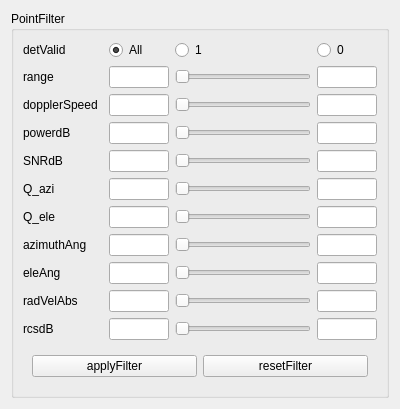
       <widget class="QWidget" name="widget_3" native="true">
        <property name="sizePolicy">
         <sizepolicy hsizetype="Fixed" vsizetype="Expanding">
          <horstretch>0</horstretch>
          <verstretch>0</verstretch>
         </sizepolicy>
        </property>
        <property name="minimumSize">
         <size>
          <width>400</width>
          <height>0</height>
         </size>
        </property>
        <property name="maximumSize">
         <size>
          <width>400</width>
          <height>16777215</height>
         </size>
        </property>
        <property name="styleSheet">
         <string notr="true"/>
        </property>
        <layout class="QVBoxLayout" name="verticalLayout_5">
         <item>
          <widget class="QGroupBox" name="groupBox">
           <property name="title">
            <string>PointFilter</string>
           </property>
           <layout class="QVBoxLayout" name="verticalLayout_6">
            <property name="topMargin">
             <number>9</number>
            </property>
            <item>
             <layout class="QGridLayout" name="gridLayout_2">
              <item row="6" column="0">
               <widget class="QLabel" name="Q_ele">
                <property name="sizePolicy">
                 <sizepolicy hsizetype="Fixed" vsizetype="Preferred">
                  <horstretch>80</horstretch>
                  <verstretch>0</verstretch>
                 </sizepolicy>
                </property>
                <property name="minimumSize">
                 <size>
                  <width>80</width>
                  <height>0</height>
                 </size>
                </property>
                <property name="text">
                 <string>Q_ele</string>
                </property>
               </widget>
              </item>
              <item row="1" column="3">
               <widget class="QLineEdit" name="rangemax">
                <property name="sizePolicy">
                 <sizepolicy hsizetype="Expanding" vsizetype="Fixed">
                  <horstretch>0</horstretch>
                  <verstretch>0</verstretch>
                 </sizepolicy>
                </property>
                <property name="minimumSize">
                 <size>
                  <width>60</width>
                  <height>0</height>
                 </size>
                </property>
                <property name="maximumSize">
                 <size>
                  <width>60</width>
                  <height>16777215</height>
                 </size>
                </property>
               </widget>
              </item>
              <item row="2" column="2">
               <widget class="QxtSpanSlider" name="dopplerSpeedslider">
                <property name="sizePolicy">
                 <sizepolicy hsizetype="Expanding" vsizetype="Expanding">
                  <horstretch>0</horstretch>
                  <verstretch>0</verstretch>
                 </sizepolicy>
                </property>
                <property name="orientation">
                 <enum>Qt::Horizontal</enum>
                </property>
               </widget>
              </item>
              <item row="6" column="2">
               <widget class="QxtSpanSlider" name="Q_eleSlider">
                <property name="sizePolicy">
                 <sizepolicy hsizetype="Expanding" vsizetype="Expanding">
                  <horstretch>0</horstretch>
                  <verstretch>0</verstretch>
                 </sizepolicy>
                </property>
                <property name="orientation">
                 <enum>Qt::Horizontal</enum>
                </property>
               </widget>
              </item>
              <item row="2" column="3">
               <widget class="QLineEdit" name="dopplerSpeedmax">
                <property name="minimumSize">
                 <size>
                  <width>60</width>
                  <height>0</height>
                 </size>
                </property>
                <property name="maximumSize">
                 <size>
                  <width>60</width>
                  <height>16777215</height>
                 </size>
                </property>
                <property name="alignment">
                 <set>Qt::AlignCenter</set>
                </property>
               </widget>
              </item>
              <item row="0" column="0">
               <widget class="QLabel" name="detValid">
                <property name="sizePolicy">
                 <sizepolicy hsizetype="Fixed" vsizetype="Preferred">
                  <horstretch>80</horstretch>
                  <verstretch>0</verstretch>
                 </sizepolicy>
                </property>
                <property name="minimumSize">
                 <size>
                  <width>80</width>
                  <height>0</height>
                 </size>
                </property>
                <property name="text">
                 <string>detValid</string>
                </property>
               </widget>
              </item>
              <item row="8" column="0">
               <widget class="QLabel" name="eleAng">
                <property name="sizePolicy">
                 <sizepolicy hsizetype="Fixed" vsizetype="Preferred">
                  <horstretch>80</horstretch>
                  <verstretch>0</verstretch>
                 </sizepolicy>
                </property>
                <property name="minimumSize">
                 <size>
                  <width>80</width>
                  <height>0</height>
                 </size>
                </property>
                <property name="text">
                 <string>eleAng</string>
                </property>
               </widget>
              </item>
              <item row="5" column="1">
               <widget class="QLineEdit" name="Q_azimin">
                <property name="sizePolicy">
                 <sizepolicy hsizetype="Expanding" vsizetype="Fixed">
                  <horstretch>0</horstretch>
                  <verstretch>0</verstretch>
                 </sizepolicy>
                </property>
                <property name="minimumSize">
                 <size>
                  <width>60</width>
                  <height>0</height>
                 </size>
                </property>
                <property name="maximumSize">
                 <size>
                  <width>60</width>
                  <height>16777215</height>
                 </size>
                </property>
                <property name="alignment">
                 <set>Qt::AlignCenter</set>
                </property>
               </widget>
              </item>
              <item row="9" column="3">
               <widget class="QLineEdit" name="radVelAbsmax">
                <property name="minimumSize">
                 <size>
                  <width>60</width>
                  <height>0</height>
                 </size>
                </property>
                <property name="maximumSize">
                 <size>
                  <width>60</width>
                  <height>16777215</height>
                 </size>
                </property>
                <property name="alignment">
                 <set>Qt::AlignCenter</set>
                </property>
               </widget>
              </item>
              <item row="3" column="1">
               <widget class="QLineEdit" name="powerdBmin">
                <property name="sizePolicy">
                 <sizepolicy hsizetype="Expanding" vsizetype="Fixed">
                  <horstretch>0</horstretch>
                  <verstretch>0</verstretch>
                 </sizepolicy>
                </property>
                <property name="minimumSize">
                 <size>
                  <width>60</width>
                  <height>0</height>
                 </size>
                </property>
                <property name="maximumSize">
                 <size>
                  <width>60</width>
                  <height>16777215</height>
                 </size>
                </property>
                <property name="alignment">
                 <set>Qt::AlignCenter</set>
                </property>
               </widget>
              </item>
              <item row="2" column="1">
               <widget class="QLineEdit" name="dopplerSpeedmin">
                <property name="sizePolicy">
                 <sizepolicy hsizetype="Expanding" vsizetype="Fixed">
                  <horstretch>0</horstretch>
                  <verstretch>0</verstretch>
                 </sizepolicy>
                </property>
                <property name="minimumSize">
                 <size>
                  <width>60</width>
                  <height>0</height>
                 </size>
                </property>
                <property name="maximumSize">
                 <size>
                  <width>60</width>
                  <height>16777215</height>
                 </size>
                </property>
                <property name="alignment">
                 <set>Qt::AlignCenter</set>
                </property>
               </widget>
              </item>
              <item row="1" column="2">
               <widget class="QxtSpanSlider" name="rangeslider">
                <property name="sizePolicy">
                 <sizepolicy hsizetype="Expanding" vsizetype="Expanding">
                  <horstretch>0</horstretch>
                  <verstretch>0</verstretch>
                 </sizepolicy>
                </property>
                <property name="orientation">
                 <enum>Qt::Horizontal</enum>
                </property>
               </widget>
              </item>
              <item row="3" column="3">
               <widget class="QLineEdit" name="powerdBmax">
                <property name="minimumSize">
                 <size>
                  <width>60</width>
                  <height>0</height>
                 </size>
                </property>
                <property name="maximumSize">
                 <size>
                  <width>60</width>
                  <height>16777215</height>
                 </size>
                </property>
                <property name="alignment">
                 <set>Qt::AlignCenter</set>
                </property>
               </widget>
              </item>
              <item row="10" column="0">
               <widget class="QLabel" name="label">
                <property name="text">
                 <string>rcsdB</string>
                </property>
               </widget>
              </item>
              <item row="7" column="2">
               <widget class="QxtSpanSlider" name="azimuthAngSlider">
                <property name="sizePolicy">
                 <sizepolicy hsizetype="Expanding" vsizetype="Expanding">
                  <horstretch>0</horstretch>
                  <verstretch>0</verstretch>
                 </sizepolicy>
                </property>
                <property name="orientation">
                 <enum>Qt::Horizontal</enum>
                </property>
               </widget>
              </item>
              <item row="3" column="2">
               <widget class="QxtSpanSlider" name="powerdBslider">
                <property name="sizePolicy">
                 <sizepolicy hsizetype="Expanding" vsizetype="Expanding">
                  <horstretch>0</horstretch>
                  <verstretch>0</verstretch>
                 </sizepolicy>
                </property>
                <property name="orientation">
                 <enum>Qt::Horizontal</enum>
                </property>
               </widget>
              </item>
              <item row="5" column="0">
               <widget class="QLabel" name="Q_azi">
                <property name="sizePolicy">
                 <sizepolicy hsizetype="Fixed" vsizetype="Preferred">
                  <horstretch>80</horstretch>
                  <verstretch>0</verstretch>
                 </sizepolicy>
                </property>
                <property name="minimumSize">
                 <size>
                  <width>80</width>
                  <height>0</height>
                 </size>
                </property>
                <property name="text">
                 <string>Q_azi</string>
                </property>
               </widget>
              </item>
              <item row="3" column="0">
               <widget class="QLabel" name="powerdB">
                <property name="sizePolicy">
                 <sizepolicy hsizetype="Fixed" vsizetype="Preferred">
                  <horstretch>80</horstretch>
                  <verstretch>0</verstretch>
                 </sizepolicy>
                </property>
                <property name="minimumSize">
                 <size>
                  <width>80</width>
                  <height>0</height>
                 </size>
                </property>
                <property name="text">
                 <string>powerdB</string>
                </property>
               </widget>
              </item>
              <item row="8" column="3">
               <widget class="QLineEdit" name="eleAngmax">
                <property name="minimumSize">
                 <size>
                  <width>60</width>
                  <height>0</height>
                 </size>
                </property>
                <property name="maximumSize">
                 <size>
                  <width>60</width>
                  <height>16777215</height>
                 </size>
                </property>
                <property name="alignment">
                 <set>Qt::AlignCenter</set>
                </property>
               </widget>
              </item>
              <item row="6" column="3">
               <widget class="QLineEdit" name="Q_elemax">
                <property name="minimumSize">
                 <size>
                  <width>60</width>
                  <height>0</height>
                 </size>
                </property>
                <property name="maximumSize">
                 <size>
                  <width>60</width>
                  <height>16777215</height>
                 </size>
                </property>
                <property name="alignment">
                 <set>Qt::AlignCenter</set>
                </property>
               </widget>
              </item>
              <item row="6" column="1">
               <widget class="QLineEdit" name="Q_elemin">
                <property name="minimumSize">
                 <size>
                  <width>60</width>
                  <height>0</height>
                 </size>
                </property>
                <property name="maximumSize">
                 <size>
                  <width>60</width>
                  <height>16777215</height>
                 </size>
                </property>
                <property name="alignment">
                 <set>Qt::AlignCenter</set>
                </property>
               </widget>
              </item>
              <item row="5" column="3">
               <widget class="QLineEdit" name="Q_azimax">
                <property name="minimumSize">
                 <size>
                  <width>60</width>
                  <height>0</height>
                 </size>
                </property>
                <property name="maximumSize">
                 <size>
                  <width>60</width>
                  <height>16777215</height>
                 </size>
                </property>
                <property name="alignment">
                 <set>Qt::AlignCenter</set>
                </property>
               </widget>
              </item>
              <item row="4" column="2">
               <widget class="QxtSpanSlider" name="SNRdBslider">
                <property name="sizePolicy">
                 <sizepolicy hsizetype="Expanding" vsizetype="Expanding">
                  <horstretch>0</horstretch>
                  <verstretch>0</verstretch>
                 </sizepolicy>
                </property>
                <property name="orientation">
                 <enum>Qt::Horizontal</enum>
                </property>
               </widget>
              </item>
              <item row="4" column="0">
               <widget class="QLabel" name="SNRdB">
                <property name="sizePolicy">
                 <sizepolicy hsizetype="Fixed" vsizetype="Preferred">
                  <horstretch>80</horstretch>
                  <verstretch>0</verstretch>
                 </sizepolicy>
                </property>
                <property name="minimumSize">
                 <size>
                  <width>80</width>
                  <height>0</height>
                 </size>
                </property>
                <property name="text">
                 <string>SNRdB</string>
                </property>
               </widget>
              </item>
              <item row="4" column="3">
               <widget class="QLineEdit" name="SNRdBmax">
                <property name="minimumSize">
                 <size>
                  <width>60</width>
                  <height>0</height>
                 </size>
                </property>
                <property name="maximumSize">
                 <size>
                  <width>60</width>
                  <height>16777215</height>
                 </size>
                </property>
                <property name="alignment">
                 <set>Qt::AlignCenter</set>
                </property>
               </widget>
              </item>
              <item row="7" column="0">
               <widget class="QLabel" name="azimuthAng">
                <property name="sizePolicy">
                 <sizepolicy hsizetype="Fixed" vsizetype="Preferred">
                  <horstretch>80</horstretch>
                  <verstretch>0</verstretch>
                 </sizepolicy>
                </property>
                <property name="minimumSize">
                 <size>
                  <width>80</width>
                  <height>0</height>
                 </size>
                </property>
                <property name="text">
                 <string>azimuthAng</string>
                </property>
               </widget>
              </item>
              <item row="7" column="3">
               <widget class="QLineEdit" name="azimuthAngmax">
                <property name="minimumSize">
                 <size>
                  <width>60</width>
                  <height>0</height>
                 </size>
                </property>
                <property name="maximumSize">
                 <size>
                  <width>60</width>
                  <height>16777215</height>
                 </size>
                </property>
                <property name="alignment">
                 <set>Qt::AlignCenter</set>
                </property>
               </widget>
              </item>
              <item row="0" column="3" alignment="Qt::AlignHCenter">
               <widget class="QRadioButton" name="radio0">
                <property name="sizePolicy">
                 <sizepolicy hsizetype="Fixed" vsizetype="Preferred">
                  <horstretch>0</horstretch>
                  <verstretch>0</verstretch>
                 </sizepolicy>
                </property>
                <property name="minimumSize">
                 <size>
                  <width>60</width>
                  <height>0</height>
                 </size>
                </property>
                <property name="maximumSize">
                 <size>
                  <width>60</width>
                  <height>16777215</height>
                 </size>
                </property>
                <property name="text">
                 <string>0</string>
                </property>
               </widget>
              </item>
              <item row="2" column="0">
               <widget class="QLabel" name="dopplerSpeed">
                <property name="sizePolicy">
                 <sizepolicy hsizetype="Fixed" vsizetype="Preferred">
                  <horstretch>80</horstretch>
                  <verstretch>0</verstretch>
                 </sizepolicy>
                </property>
                <property name="minimumSize">
                 <size>
                  <width>80</width>
                  <height>0</height>
                 </size>
                </property>
                <property name="text">
                 <string>dopplerSpeed</string>
                </property>
               </widget>
              </item>
              <item row="1" column="0">
               <widget class="QLabel" name="range">
                <property name="sizePolicy">
                 <sizepolicy hsizetype="Fixed" vsizetype="Preferred">
                  <horstretch>80</horstretch>
                  <verstretch>0</verstretch>
                 </sizepolicy>
                </property>
                <property name="minimumSize">
                 <size>
                  <width>80</width>
                  <height>0</height>
                 </size>
                </property>
                <property name="text">
                 <string>range</string>
                </property>
               </widget>
              </item>
              <item row="9" column="2">
               <widget class="QxtSpanSlider" name="radVelAbsSlider">
                <property name="sizePolicy">
                 <sizepolicy hsizetype="Expanding" vsizetype="Expanding">
                  <horstretch>0</horstretch>
                  <verstretch>0</verstretch>
                 </sizepolicy>
                </property>
                <property name="orientation">
                 <enum>Qt::Horizontal</enum>
                </property>
               </widget>
              </item>
              <item row="4" column="1">
               <widget class="QLineEdit" name="SNRdBmin">
                <property name="sizePolicy">
                 <sizepolicy hsizetype="Expanding" vsizetype="Fixed">
                  <horstretch>0</horstretch>
                  <verstretch>0</verstretch>
                 </sizepolicy>
                </property>
                <property name="minimumSize">
                 <size>
                  <width>60</width>
                  <height>0</height>
                 </size>
                </property>
                <property name="maximumSize">
                 <size>
                  <width>60</width>
                  <height>16777215</height>
                 </size>
                </property>
                <property name="alignment">
                 <set>Qt::AlignCenter</set>
                </property>
               </widget>
              </item>
              <item row="7" column="1">
               <widget class="QLineEdit" name="azimuthAngmin">
                <property name="minimumSize">
                 <size>
                  <width>60</width>
                  <height>0</height>
                 </size>
                </property>
                <property name="maximumSize">
                 <size>
                  <width>60</width>
                  <height>16777215</height>
                 </size>
                </property>
                <property name="alignment">
                 <set>Qt::AlignCenter</set>
                </property>
               </widget>
              </item>
              <item row="1" column="1">
               <widget class="QLineEdit" name="rangemin">
                <property name="sizePolicy">
                 <sizepolicy hsizetype="Expanding" vsizetype="Fixed">
                  <horstretch>0</horstretch>
                  <verstretch>0</verstretch>
                 </sizepolicy>
                </property>
                <property name="minimumSize">
                 <size>
                  <width>60</width>
                  <height>0</height>
                 </size>
                </property>
                <property name="maximumSize">
                 <size>
                  <width>60</width>
                  <height>16777215</height>
                 </size>
                </property>
                <property name="alignment">
                 <set>Qt::AlignCenter</set>
                </property>
               </widget>
              </item>
              <item row="0" column="1" alignment="Qt::AlignHCenter">
               <widget class="QRadioButton" name="radioall">
                <property name="sizePolicy">
                 <sizepolicy hsizetype="Fixed" vsizetype="Preferred">
                  <horstretch>0</horstretch>
                  <verstretch>0</verstretch>
                 </sizepolicy>
                </property>
                <property name="minimumSize">
                 <size>
                  <width>60</width>
                  <height>0</height>
                 </size>
                </property>
                <property name="maximumSize">
                 <size>
                  <width>60</width>
                  <height>16777215</height>
                 </size>
                </property>
                <property name="text">
                 <string>All</string>
                </property>
                <property name="checked">
                 <bool>true</bool>
                </property>
               </widget>
              </item>
              <item row="9" column="0">
               <widget class="QLabel" name="radVelAbs">
                <property name="sizePolicy">
                 <sizepolicy hsizetype="Fixed" vsizetype="Preferred">
                  <horstretch>80</horstretch>
                  <verstretch>0</verstretch>
                 </sizepolicy>
                </property>
                <property name="minimumSize">
                 <size>
                  <width>80</width>
                  <height>0</height>
                 </size>
                </property>
                <property name="text">
                 <string>radVelAbs</string>
                </property>
               </widget>
              </item>
              <item row="8" column="1">
               <widget class="QLineEdit" name="eleAngmin">
                <property name="minimumSize">
                 <size>
                  <width>60</width>
                  <height>0</height>
                 </size>
                </property>
                <property name="maximumSize">
                 <size>
                  <width>60</width>
                  <height>16777215</height>
                 </size>
                </property>
                <property name="alignment">
                 <set>Qt::AlignCenter</set>
                </property>
               </widget>
              </item>
              <item row="9" column="1">
               <widget class="QLineEdit" name="radVelAbsmin">
                <property name="minimumSize">
                 <size>
                  <width>60</width>
                  <height>0</height>
                 </size>
                </property>
                <property name="maximumSize">
                 <size>
                  <width>60</width>
                  <height>16777215</height>
                 </size>
                </property>
                <property name="alignment">
                 <set>Qt::AlignCenter</set>
                </property>
               </widget>
              </item>
              <item row="0" column="2">
               <widget class="QRadioButton" name="radio1">
                <property name="sizePolicy">
                 <sizepolicy hsizetype="Preferred" vsizetype="Preferred">
                  <horstretch>0</horstretch>
                  <verstretch>0</verstretch>
                 </sizepolicy>
                </property>
                <property name="text">
                 <string>1</string>
                </property>
               </widget>
              </item>
              <item row="5" column="2">
               <widget class="QxtSpanSlider" name="Q_aziSlider">
                <property name="sizePolicy">
                 <sizepolicy hsizetype="Expanding" vsizetype="Expanding">
                  <horstretch>0</horstretch>
                  <verstretch>0</verstretch>
                 </sizepolicy>
                </property>
                <property name="orientation">
                 <enum>Qt::Horizontal</enum>
                </property>
               </widget>
              </item>
              <item row="8" column="2">
               <widget class="QxtSpanSlider" name="eleAngSlider">
                <property name="sizePolicy">
                 <sizepolicy hsizetype="Expanding" vsizetype="Expanding">
                  <horstretch>0</horstretch>
                  <verstretch>0</verstretch>
                 </sizepolicy>
                </property>
                <property name="orientation">
                 <enum>Qt::Horizontal</enum>
                </property>
               </widget>
              </item>
              <item row="10" column="1">
               <widget class="QLineEdit" name="rcsdBmin">
                <property name="minimumSize">
                 <size>
                  <width>60</width>
                  <height>0</height>
                 </size>
                </property>
                <property name="maximumSize">
                 <size>
                  <width>60</width>
                  <height>16777215</height>
                 </size>
                </property>
                <property name="alignment">
                 <set>Qt::AlignCenter</set>
                </property>
               </widget>
              </item>
              <item row="10" column="2">
               <widget class="QxtSpanSlider" name="rcsdBSlider">
                <property name="sizePolicy">
                 <sizepolicy hsizetype="Expanding" vsizetype="Expanding">
                  <horstretch>0</horstretch>
                  <verstretch>0</verstretch>
                 </sizepolicy>
                </property>
                <property name="orientation">
                 <enum>Qt::Horizontal</enum>
                </property>
               </widget>
              </item>
              <item row="10" column="3">
               <widget class="QLineEdit" name="rcsdBmax">
                <property name="minimumSize">
                 <size>
                  <width>60</width>
                  <height>0</height>
                 </size>
                </property>
                <property name="maximumSize">
                 <size>
                  <width>60</width>
                  <height>16777215</height>
                 </size>
                </property>
                <property name="alignment">
                 <set>Qt::AlignCenter</set>
                </property>
               </widget>
              </item>
             </layout>
            </item>
            <item>
             <widget class="QWidget" name="widget_4" native="true">
              <layout class="QHBoxLayout" name="horizontalLayout_6">
               <item>
                <widget class="QPushButton" name="applyFilterBtn">
                 <property name="text">
                  <string>applyFilter</string>
                 </property>
                </widget>
               </item>
               <item>
                <widget class="QPushButton" name="resetFilterBtn">
                 <property name="text">
                  <string>resetFilter</string>
                 </property>
                </widget>
               </item>
              </layout>
             </widget>
            </item>
           </layout>
          </widget>
         </item>
        </layout>
       </widget>
